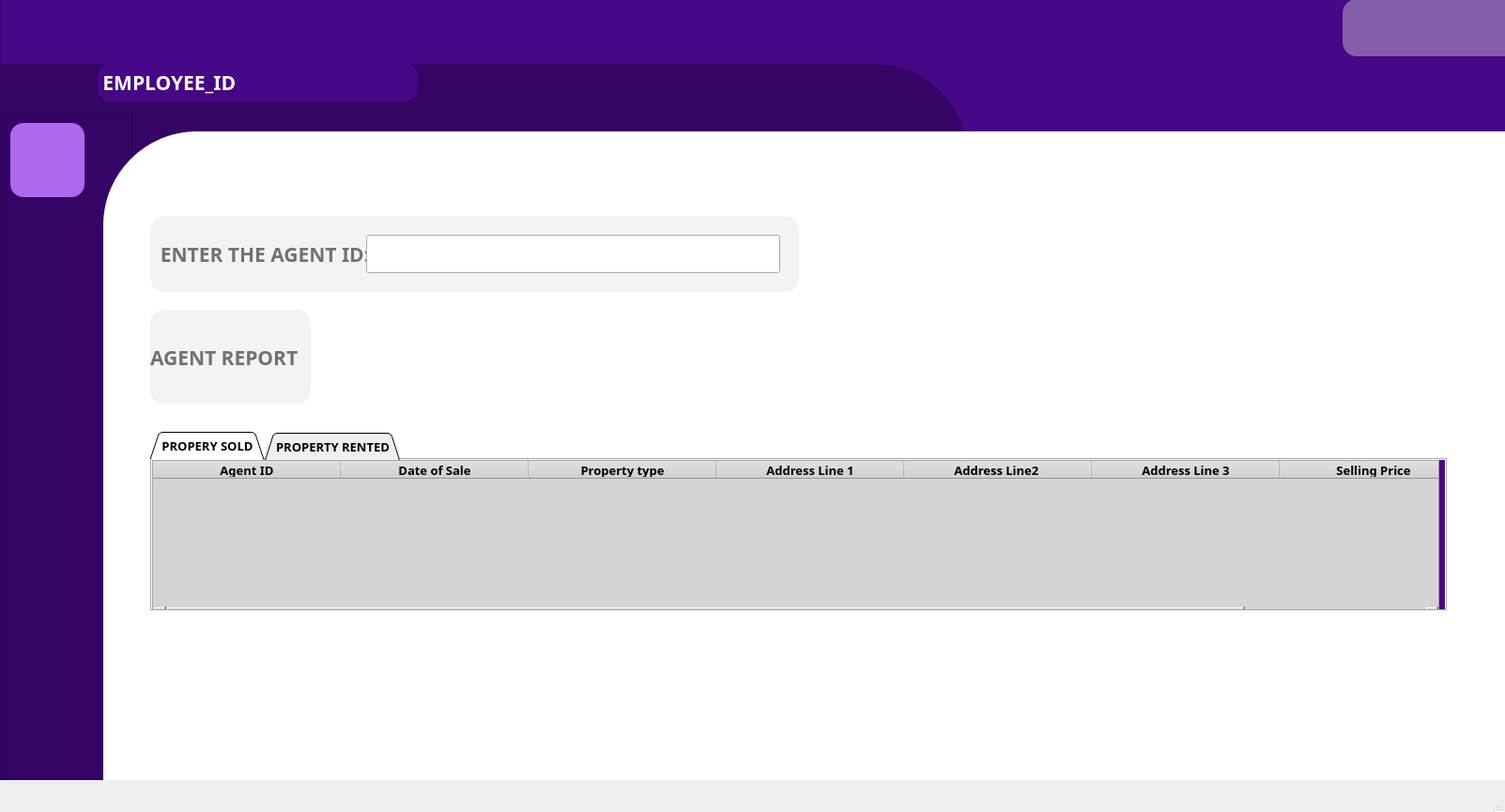
<?xml version="1.0" encoding="UTF-8"?>
<ui version="4.0">
 <class>MainWindow</class>
 <widget class="QMainWindow" name="MainWindow">
  <property name="geometry">
   <rect>
    <x>0</x>
    <y>0</y>
    <width>1603</width>
    <height>865</height>
   </rect>
  </property>
  <property name="windowTitle">
   <string>MainWindow</string>
  </property>
  <property name="styleSheet">
   <string notr="true">*{
font-family: century gothic;

}
QFrame
{
 background: #470787;
}
#frame_dark
{
background: #350565;
border-top-right-radius:100px;
}
#frame_2
{
background: #350565;
}
#frame_3
{
background: white;
border-top-left-radius: 100px;
}
#frame_bottom
{
background:#470787;
}
QToolButton
{
border-style: solid;
 border-width:2px;
 border-radius:15px;
background:#af69ef;
}
QToolButton:hover
{
border-style: solid;
border-width:2px;
border-radius:15px;
background-color:#49ebff;
color:white;
}
QLabel
{
color:white;
font-weight:bold;
font-style:montserrat;
font-size:21px;
}
#pn
{
border-image:url(:/images/PN.jpg);
}
#empname
{
 background: #470787;
color: white;
}
QLabel
{
background:rgb(225, 225, 225,100);
border:none;
color:#717072;
border-radius:15%;
}</string>
  </property>
  <widget class="QWidget" name="centralwidget">
   <widget class="QFrame" name="frame">
    <property name="geometry">
     <rect>
      <x>0</x>
      <y>-1</y>
      <width>1621</width>
      <height>171</height>
     </rect>
    </property>
    <property name="frameShape">
     <enum>QFrame::StyledPanel</enum>
    </property>
    <property name="frameShadow">
     <enum>QFrame::Raised</enum>
    </property>
    <widget class="QFrame" name="frame_dark">
     <property name="geometry">
      <rect>
       <x>0</x>
       <y>69</y>
       <width>1031</width>
       <height>151</height>
      </rect>
     </property>
     <property name="frameShape">
      <enum>QFrame::StyledPanel</enum>
     </property>
     <property name="frameShadow">
      <enum>QFrame::Raised</enum>
     </property>
     <widget class="QLabel" name="empname">
      <property name="geometry">
       <rect>
        <x>104</x>
        <y>-1</y>
        <width>341</width>
        <height>41</height>
       </rect>
      </property>
      <property name="text">
       <string> EMPLOYEE_ID</string>
      </property>
     </widget>
    </widget>
    <widget class="QLabel" name="pn">
     <property name="geometry">
      <rect>
       <x>1430</x>
       <y>0</y>
       <width>191</width>
       <height>61</height>
      </rect>
     </property>
     <property name="text">
      <string/>
     </property>
     <property name="pixmap">
      <pixmap>PN.jpg</pixmap>
     </property>
    </widget>
   </widget>
   <widget class="QFrame" name="frame_2">
    <property name="geometry">
     <rect>
      <x>0</x>
      <y>120</y>
      <width>141</width>
      <height>711</height>
     </rect>
    </property>
    <property name="frameShape">
     <enum>QFrame::StyledPanel</enum>
    </property>
    <property name="frameShadow">
     <enum>QFrame::Raised</enum>
    </property>
    <widget class="QToolButton" name="toolButton">
     <property name="geometry">
      <rect>
       <x>10</x>
       <y>10</y>
       <width>81</width>
       <height>81</height>
      </rect>
     </property>
     <property name="text">
      <string/>
     </property>
     <property name="icon">
      <iconset>
       <normaloff>user-solid.svg</normaloff>user-solid.svg</iconset>
     </property>
     <property name="iconSize">
      <size>
       <width>50</width>
       <height>100</height>
      </size>
     </property>
     <property name="popupMode">
      <enum>QToolButton::DelayedPopup</enum>
     </property>
    </widget>
   </widget>
   <widget class="QFrame" name="frame_3">
    <property name="geometry">
     <rect>
      <x>110</x>
      <y>140</y>
      <width>1511</width>
      <height>691</height>
     </rect>
    </property>
    <property name="frameShape">
     <enum>QFrame::StyledPanel</enum>
    </property>
    <property name="frameShadow">
     <enum>QFrame::Raised</enum>
    </property>
    <widget class="QTabWidget" name="tabWidget">
     <property name="geometry">
      <rect>
       <x>50</x>
       <y>320</y>
       <width>1381</width>
       <height>191</height>
      </rect>
     </property>
     <property name="font">
      <font>
       <family>century gothic</family>
       <pointsize>10</pointsize>
       <weight>75</weight>
       <bold>true</bold>
      </font>
     </property>
     <property name="contextMenuPolicy">
      <enum>Qt::PreventContextMenu</enum>
     </property>
     <property name="styleSheet">
      <string notr="true"/>
     </property>
     <property name="tabPosition">
      <enum>QTabWidget::North</enum>
     </property>
     <property name="tabShape">
      <enum>QTabWidget::Triangular</enum>
     </property>
     <property name="currentIndex">
      <number>0</number>
     </property>
     <property name="elideMode">
      <enum>Qt::ElideNone</enum>
     </property>
     <property name="usesScrollButtons">
      <bool>false</bool>
     </property>
     <property name="tabsClosable">
      <bool>false</bool>
     </property>
     <property name="movable">
      <bool>false</bool>
     </property>
     <property name="tabBarAutoHide">
      <bool>false</bool>
     </property>
     <widget class="QWidget" name="tab">
      <attribute name="icon">
       <iconset>
        <normaloff>resource/user-tie-solid.svg</normaloff>resource/user-tie-solid.svg</iconset>
      </attribute>
      <attribute name="title">
       <string>PROPERY SOLD</string>
      </attribute>
      <widget class="QTableWidget" name="agentreport">
       <property name="geometry">
        <rect>
         <x>0</x>
         <y>0</y>
         <width>1371</width>
         <height>171</height>
        </rect>
       </property>
       <property name="styleSheet">
        <string notr="true">background-color: rgb(212, 212, 212);</string>
       </property>
       <attribute name="horizontalHeaderDefaultSectionSize">
        <number>200</number>
       </attribute>
       <column>
        <property name="text">
         <string>Agent ID</string>
        </property>
        <property name="font">
         <font>
          <pointsize>10</pointsize>
          <weight>75</weight>
          <bold>true</bold>
         </font>
        </property>
       </column>
       <column>
        <property name="text">
         <string>Date of Sale</string>
        </property>
        <property name="font">
         <font>
          <pointsize>10</pointsize>
          <weight>75</weight>
          <bold>true</bold>
         </font>
        </property>
       </column>
       <column>
        <property name="text">
         <string>Property type</string>
        </property>
        <property name="font">
         <font>
          <pointsize>10</pointsize>
          <weight>75</weight>
          <bold>true</bold>
         </font>
        </property>
       </column>
       <column>
        <property name="text">
         <string>Address Line 1</string>
        </property>
        <property name="font">
         <font>
          <pointsize>10</pointsize>
          <weight>75</weight>
          <bold>true</bold>
         </font>
        </property>
       </column>
       <column>
        <property name="text">
         <string>Address Line2 </string>
        </property>
        <property name="font">
         <font>
          <pointsize>10</pointsize>
          <weight>75</weight>
          <bold>true</bold>
         </font>
        </property>
       </column>
       <column>
        <property name="text">
         <string>Address Line 3</string>
        </property>
        <property name="font">
         <font>
          <pointsize>10</pointsize>
          <weight>75</weight>
          <bold>true</bold>
         </font>
        </property>
       </column>
       <column>
        <property name="text">
         <string>Selling Price</string>
        </property>
        <property name="font">
         <font>
          <pointsize>10</pointsize>
          <weight>75</weight>
          <bold>true</bold>
         </font>
        </property>
       </column>
      </widget>
     </widget>
     <widget class="QWidget" name="tab_2">
      <attribute name="icon">
       <iconset>
        <normaloff>resource/user-solid.svg</normaloff>resource/user-solid.svg</iconset>
      </attribute>
      <attribute name="title">
       <string>PROPERTY RENTED</string>
      </attribute>
      <widget class="QTableWidget" name="tableWidget_2">
       <property name="geometry">
        <rect>
         <x>0</x>
         <y>0</y>
         <width>1381</width>
         <height>192</height>
        </rect>
       </property>
       <property name="styleSheet">
        <string notr="true">background-color: rgb(220, 220, 220);</string>
       </property>
       <attribute name="horizontalHeaderDefaultSectionSize">
        <number>200</number>
       </attribute>
       <column>
        <property name="text">
         <string>Agent ID</string>
        </property>
        <property name="font">
         <font>
          <pointsize>10</pointsize>
          <weight>75</weight>
          <bold>true</bold>
         </font>
        </property>
       </column>
       <column>
        <property name="text">
         <string>Date of Rent</string>
        </property>
        <property name="font">
         <font>
          <pointsize>10</pointsize>
          <weight>75</weight>
          <bold>true</bold>
         </font>
        </property>
       </column>
       <column>
        <property name="text">
         <string>Property Type</string>
        </property>
        <property name="font">
         <font>
          <pointsize>10</pointsize>
          <weight>75</weight>
          <bold>true</bold>
         </font>
        </property>
       </column>
       <column>
        <property name="text">
         <string>Address Line1</string>
        </property>
        <property name="font">
         <font>
          <pointsize>10</pointsize>
          <weight>75</weight>
          <bold>true</bold>
         </font>
        </property>
       </column>
       <column>
        <property name="text">
         <string>Address Line2</string>
        </property>
        <property name="font">
         <font>
          <pointsize>10</pointsize>
          <weight>75</weight>
          <bold>true</bold>
         </font>
        </property>
       </column>
       <column>
        <property name="text">
         <string>Address Line3</string>
        </property>
        <property name="font">
         <font>
          <pointsize>10</pointsize>
          <weight>75</weight>
          <bold>true</bold>
         </font>
        </property>
       </column>
       <column>
        <property name="text">
         <string>Renting Price</string>
        </property>
        <property name="font">
         <font>
          <pointsize>10</pointsize>
          <weight>75</weight>
          <bold>true</bold>
         </font>
        </property>
       </column>
      </widget>
     </widget>
    </widget>
    <widget class="QLabel" name="label">
     <property name="geometry">
      <rect>
       <x>50</x>
       <y>90</y>
       <width>691</width>
       <height>81</height>
      </rect>
     </property>
     <property name="text">
      <string>  ENTER THE AGENT ID: </string>
     </property>
    </widget>
    <widget class="QLineEdit" name="lineEdit_agentID">
     <property name="geometry">
      <rect>
       <x>280</x>
       <y>110</y>
       <width>441</width>
       <height>41</height>
      </rect>
     </property>
    </widget>
    <widget class="QLabel" name="label_2">
     <property name="geometry">
      <rect>
       <x>50</x>
       <y>190</y>
       <width>171</width>
       <height>101</height>
      </rect>
     </property>
     <property name="text">
      <string>AGENT REPORT</string>
     </property>
    </widget>
   </widget>
  </widget>
  <widget class="QMenuBar" name="menubar">
   <property name="geometry">
    <rect>
     <x>0</x>
     <y>0</y>
     <width>1603</width>
     <height>26</height>
    </rect>
   </property>
  </widget>
  <widget class="QStatusBar" name="statusbar"/>
 </widget>
 <resources/>
 <connections/>
</ui>
